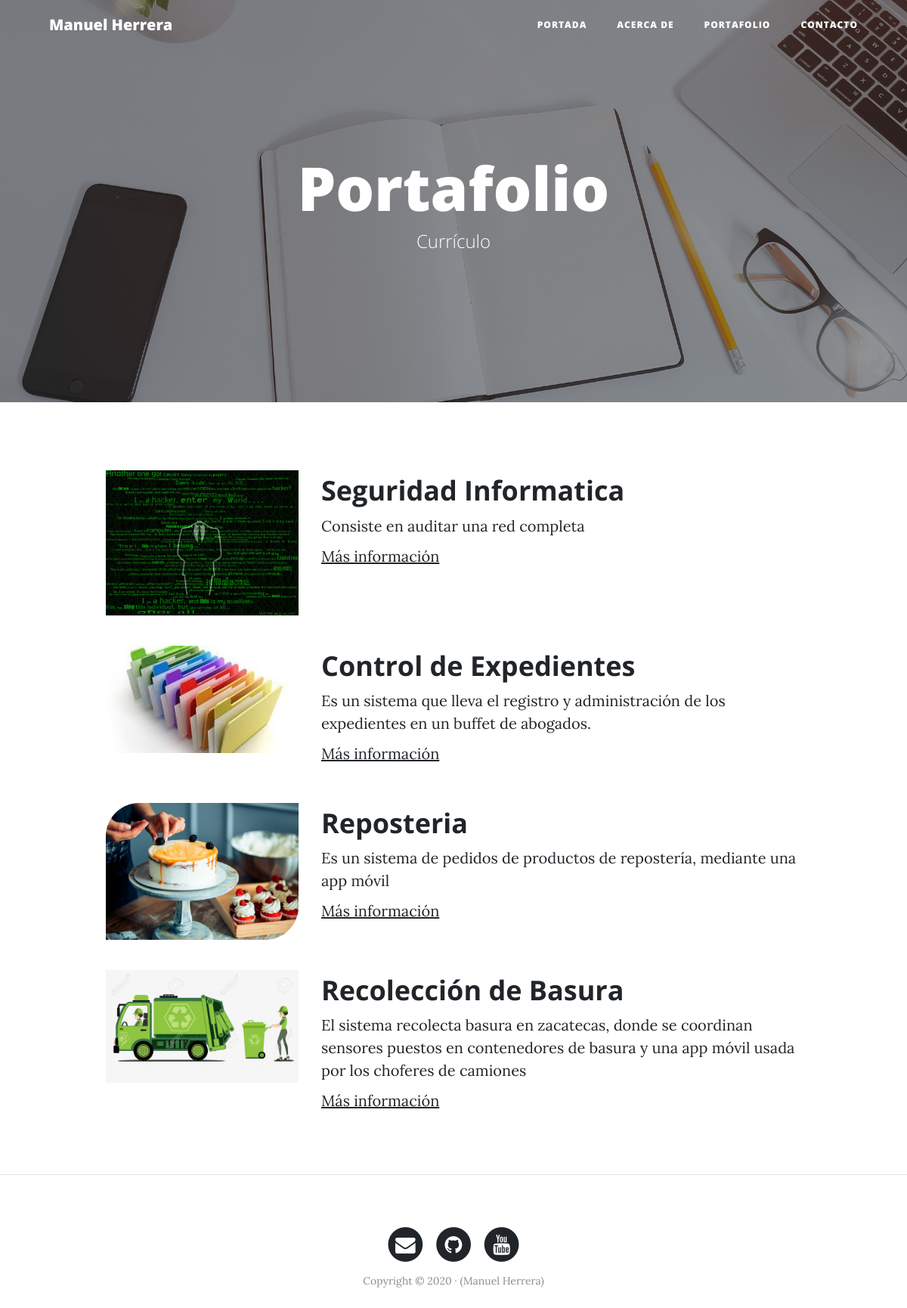
Page /core/portfolio/ on the committed database.
### portfolio/models.py (models this page shows, shortened)
class Proyecto(models.Model):
    titulo = models.CharField(blank=False, null=False, max_length=100) # cadena corta
    descripcion = models.TextField(blank=True, null=False) # cadena larga
    imagen = models.ImageField(upload_to="proyectos/", null=True)
    link = models.URLField(blank=True, null=True, verbose_name='Dirección Web')
    fecha_creacion = models.DateTimeField(auto_now_add=True, verbose_name='Fecha de Creación') # verbose_name -> es como se muestra en al admin site
    fecha_modificacion = models.DateTimeField(auto_now=True, verbose_name='Fecha de Edición')
    class Meta:
        verbose_name = 'proyecto'
        verbose_name_plural = 'proyectos'
        ordering = ['-fecha_creacion']

### portfolio/views.py (the view)
# urls.py: path('portfolio/', portfolio_views.portfolio, name='portfolio'),
def portfolio(request):
    lista_proyectos = Proyecto.objects.all()
    context = {'lista_proyectos': lista_proyectos}
    return render(request, 'portfolio/portfolio.html', context)

### portfolio/templates/portfolio/portfolio.html (shortened to what this page needs)
{% extends 'core/base.html' %}
{% block background %} {% load static %}{% static 'core/img/portfolio-bg.jpg' %} {% endblock background %}
{% block header %}
    <h1>Portafolio</h1>
    <span class="subheading">Currículo</span>
{% endblock header %}
{% block content %}
    {% for proyecto in lista_proyectos %}
        <div class="row project">
            <div class="col-lg-3 col-md-4 offset-lg-1">
                <img class="img-fluid" src="{{ proyecto.imagen.url }}" alt="">
            </div>
            <div class="col-lg-7 col-md-8">
                <h2 class="section-heading title">{{ proyecto.titulo }}</h2>
            <p>{{ proyecto.descripcion }}</p>
                <p><a href="{{ proyecto.link }}">Más información</a></p>
            </div>
        </div>
    {% endfor %}
{% endblock content %}

### rows in the picture
Proyecto: imagen (picture), titulo "Seguridad Informatica", descripcion "Consiste en auditar una red completa"
Proyecto: imagen (picture), titulo "Control de Expedientes", descripcion "Es un sistema que lleva el registro y administración de los expedientes en un buffet de abogados."
Proyecto: imagen (picture), titulo "Reposteria", descripcion "Es un sistema de pedidos de productos de repostería, mediante una app móvil"
Proyecto: imagen (picture), titulo "Recolección de Basura", descripcion "El sistema recolecta basura en zacatecas, donde se coordinan sensores puestos en contenedores de basura y una app móvil usada por los choferes de camiones"
